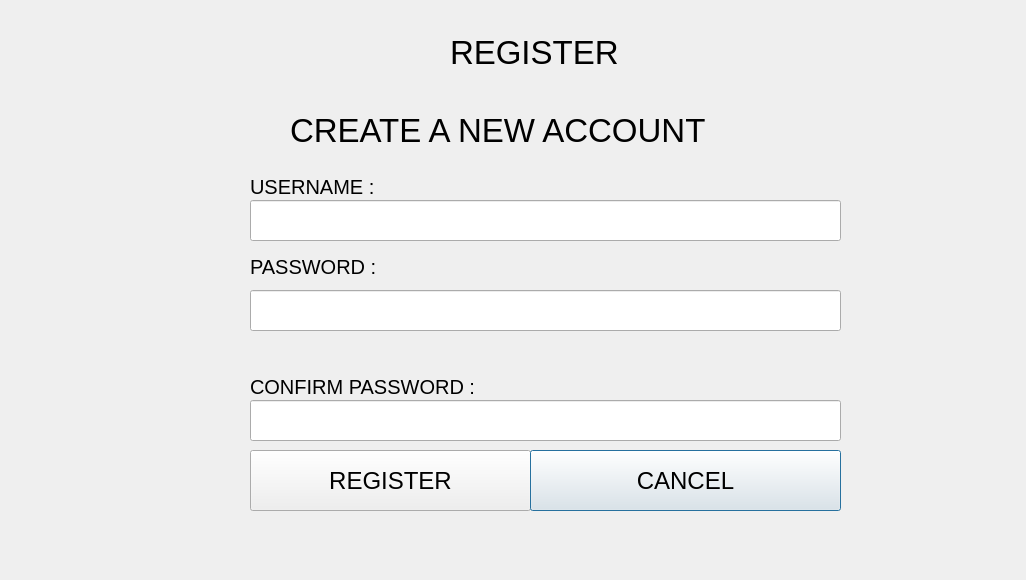
<?xml version="1.0" encoding="UTF-8"?>
<ui version="4.0">
 <class>registerwindow</class>
 <widget class="QDialog" name="registerwindow">
  <property name="geometry">
   <rect>
    <x>0</x>
    <y>0</y>
    <width>1026</width>
    <height>580</height>
   </rect>
  </property>
  <property name="windowTitle">
   <string>REGISTERWINDOW</string>
  </property>
  <property name="styleSheet">
   <string notr="true">QDialog {
background-image:url(:/image/5599352.jpg);
}</string>
  </property>
  <widget class="QLabel" name="label">
   <property name="geometry">
    <rect>
     <x>450</x>
     <y>30</y>
     <width>181</width>
     <height>44</height>
    </rect>
   </property>
   <property name="font">
    <font>
     <pointsize>25</pointsize>
    </font>
   </property>
   <property name="text">
    <string>REGISTER</string>
   </property>
  </widget>
  <widget class="QLabel" name="label_2">
   <property name="geometry">
    <rect>
     <x>290</x>
     <y>100</y>
     <width>491</width>
     <height>61</height>
    </rect>
   </property>
   <property name="font">
    <font>
     <pointsize>25</pointsize>
    </font>
   </property>
   <property name="text">
    <string>CREATE A NEW ACCOUNT</string>
   </property>
  </widget>
  <widget class="QLabel" name="label_5">
   <property name="geometry">
    <rect>
     <x>250</x>
     <y>170</y>
     <width>140</width>
     <height>33</height>
    </rect>
   </property>
   <property name="font">
    <font>
     <pointsize>15</pointsize>
    </font>
   </property>
   <property name="text">
    <string>USERNAME :</string>
   </property>
  </widget>
  <widget class="QLineEdit" name="lineEdit">
   <property name="geometry">
    <rect>
     <x>250</x>
     <y>200</y>
     <width>591</width>
     <height>41</height>
    </rect>
   </property>
   <property name="font">
    <font>
     <pointsize>12</pointsize>
    </font>
   </property>
  </widget>
  <widget class="QLabel" name="label_3">
   <property name="geometry">
    <rect>
     <x>250</x>
     <y>250</y>
     <width>141</width>
     <height>33</height>
    </rect>
   </property>
   <property name="font">
    <font>
     <pointsize>15</pointsize>
    </font>
   </property>
   <property name="text">
    <string>PASSWORD :</string>
   </property>
  </widget>
  <widget class="QLineEdit" name="lineEdit_2">
   <property name="geometry">
    <rect>
     <x>250</x>
     <y>290</y>
     <width>591</width>
     <height>41</height>
    </rect>
   </property>
   <property name="font">
    <font>
     <pointsize>12</pointsize>
    </font>
   </property>
   <property name="echoMode">
    <enum>QLineEdit::EchoMode::Password</enum>
   </property>
  </widget>
  <widget class="QLabel" name="label_4">
   <property name="geometry">
    <rect>
     <x>250</x>
     <y>370</y>
     <width>257</width>
     <height>33</height>
    </rect>
   </property>
   <property name="font">
    <font>
     <pointsize>15</pointsize>
    </font>
   </property>
   <property name="text">
    <string>CONFIRM PASSWORD :</string>
   </property>
  </widget>
  <widget class="QLineEdit" name="lineEdit_3">
   <property name="geometry">
    <rect>
     <x>250</x>
     <y>400</y>
     <width>591</width>
     <height>41</height>
    </rect>
   </property>
   <property name="font">
    <font>
     <pointsize>12</pointsize>
    </font>
   </property>
   <property name="echoMode">
    <enum>QLineEdit::EchoMode::Password</enum>
   </property>
  </widget>
  <widget class="QPushButton" name="cancelButton_2">
   <property name="geometry">
    <rect>
     <x>530</x>
     <y>450</y>
     <width>311</width>
     <height>61</height>
    </rect>
   </property>
   <property name="font">
    <font>
     <pointsize>18</pointsize>
    </font>
   </property>
   <property name="cursor">
    <cursorShape>PointingHandCursor</cursorShape>
   </property>
   <property name="text">
    <string>CANCEL</string>
   </property>
  </widget>
  <widget class="QPushButton" name="registerButton">
   <property name="geometry">
    <rect>
     <x>250</x>
     <y>450</y>
     <width>281</width>
     <height>61</height>
    </rect>
   </property>
   <property name="font">
    <font>
     <pointsize>18</pointsize>
    </font>
   </property>
   <property name="cursor">
    <cursorShape>PointingHandCursor</cursorShape>
   </property>
   <property name="text">
    <string>REGISTER</string>
   </property>
  </widget>
  <widget class="QLabel" name="passwordStrengthLabel">
   <property name="geometry">
    <rect>
     <x>250</x>
     <y>340</y>
     <width>401</width>
     <height>20</height>
    </rect>
   </property>
   <property name="text">
    <string/>
   </property>
  </widget>
  <zorder>label_2</zorder>
  <zorder>label_3</zorder>
  <zorder>lineEdit</zorder>
  <zorder>label_5</zorder>
  <zorder>lineEdit_2</zorder>
  <zorder>label_4</zorder>
  <zorder>lineEdit_3</zorder>
  <zorder>registerButton</zorder>
  <zorder>cancelButton_2</zorder>
  <zorder>label</zorder>
  <zorder>passwordStrengthLabel</zorder>
 </widget>
 <resources/>
 <connections/>
</ui>
